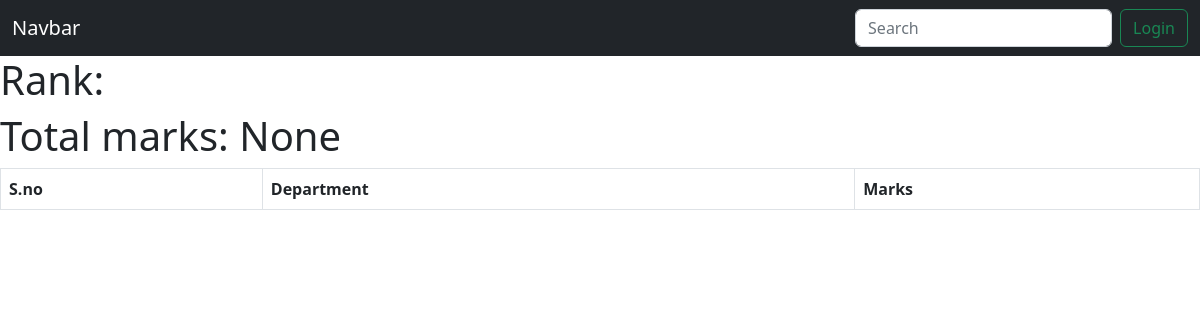
Page /see_marks/robertglenn@example.com on the earlier database version.
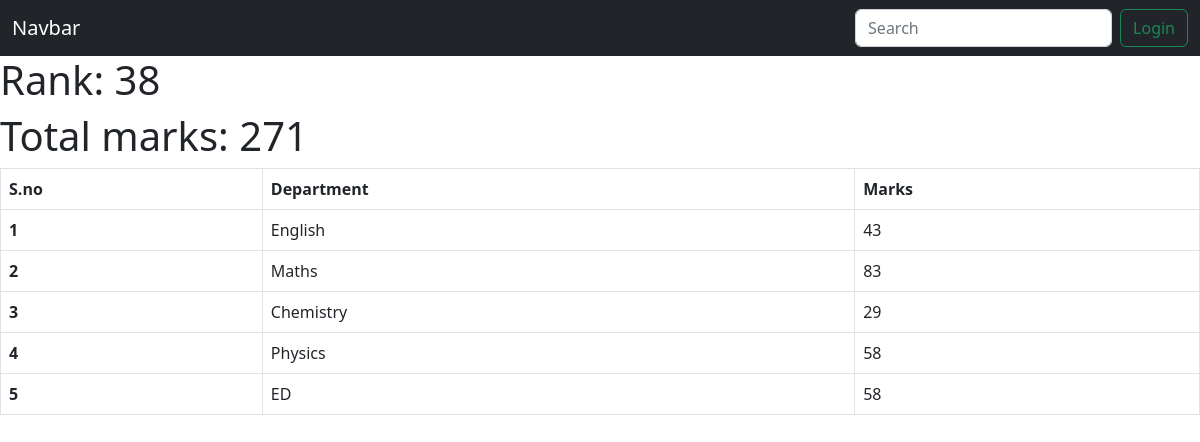
Same page on the later database version.
### college/models.py (models this page shows, shortened)
class SubjectMarks(models.Model):
   student=models.ForeignKey(Student, related_name="studentmarks", on_delete=models.CASCADE)
   subject=models.ForeignKey(Subject, related_name="subject", on_delete=models.CASCADE)
   marks=models.IntegerField()
   class Meta:
      unique_together=['student', 'subject']
      verbose_name_plural='Subject Marks'

class Student(models.Model):
   department=models.ForeignKey(Department, related_name="depart", on_delete=models.CASCADE)
   student_id=models.OneToOneField(StudentId, related_name="studentid", on_delete=models.CASCADE)
   name=models.CharField(max_length=100)
   age=models.IntegerField(default=18)
   email=models.EmailField(unique=True)
   address=models.TextField()
   is_deleted=models.BooleanField(default=False)
   objects=StudentManager()            # Student.objects.all() will give data with is_deleted field as false
   admin_objects=models.Manager()            # Student.admin_objects.all() will give data with is_deleted field as True i.e complete data
   class Meta:
      ordering=['name']
      verbose_name='student'

class Report(models.Model):
   student=models.ForeignKey(Student, related_name="studentrank", on_delete=models.CASCADE)
   rank=models.IntegerField()
   date_of_rank_generation=models.DateField(auto_now_add=True)
   class Meta:
      unique_together = ['student', 'date_of_rank_generation']

class Subject(models.Model):
   subject_name=models.CharField(max_length=100)
   def __str__(self):
       return self.subject_name

### college/views.py (the view)
# urls.py: path('see_marks/<email>', see_marks, name='see_marks'),
def see_marks(request, email)->None:
  allSubMarks=SubjectMarks.objects.filter(student__email=email)
  totalMarks=allSubMarks.aggregate(totalMarks=Sum('marks'))
  context={
    "page":"Marksheet",
    "allMarks":allSubMarks,
    "totalMarks":totalMarks,
  }
  return render(request, 'allMarks.html', context)

### college/templates/allMarks.html
{% extends "base-template.html" %}
{% block start %}
<div>
  <h1>Rank: {{allMarks.first.student.studentrank.first.rank}}</h1>
  <h1>Total marks: {{totalMarks.totalMarks}}</h1>
  <table class="table table-bordered mt-6">
    <thead>
      <tr>
        <th scope="col">S.no</th>
        <th colspan="2">Department</th>
        <th scope="col">Marks</th>
      </tr>
    </thead>
    <tbody>
      {% for marks in allMarks %}
      <tr>
        <th scope="row">{{forloop.counter}}</th>
        <td colspan="2">{{marks.subject}}</td>
        <td>{{marks.marks}}</td>
      </tr>
      {% endfor %}
    </tbody>
  </table>
</div>
{% endblock %}

Differences in the rows shown:
added SubjectMarks: first.student.studentrank.first.rank "38", subject "English", marks "43"
added SubjectMarks: subject "Maths", marks "83"
added SubjectMarks: subject "Chemistry", marks "29"
added SubjectMarks: subject "Physics", marks "58"
added SubjectMarks: subject "ED", marks "58"
Other differences:
{{ totalMarks.totalMarks }}: "None" → "271"
